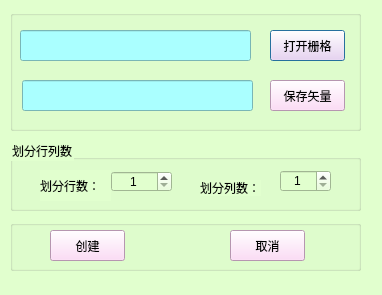
<?xml version="1.0" encoding="UTF-8"?>
<ui version="4.0">
 <class>CreatShip</class>
 <widget class="QDialog" name="CreatShip">
  <property name="geometry">
   <rect>
    <x>0</x>
    <y>0</y>
    <width>382</width>
    <height>295</height>
   </rect>
  </property>
  <property name="windowTitle">
   <string>创建矢量文件</string>
  </property>
  <property name="toolTip">
   <string/>
  </property>
  <property name="styleSheet">
   <string notr="true">background-color: rgb(225, 255, 206);</string>
  </property>
  <widget class="QLineEdit" name="RasterName">
   <property name="geometry">
    <rect>
     <x>20</x>
     <y>30</y>
     <width>231</width>
     <height>31</height>
    </rect>
   </property>
   <property name="styleSheet">
    <string notr="true">background-color: rgb(170, 255, 255);
font: 11pt &quot;宋体&quot;;</string>
   </property>
  </widget>
  <widget class="QLineEdit" name="ShapName">
   <property name="geometry">
    <rect>
     <x>22</x>
     <y>80</y>
     <width>231</width>
     <height>31</height>
    </rect>
   </property>
   <property name="styleSheet">
    <string notr="true">background-color: rgb(170, 255, 255);
font: 11pt &quot;宋体&quot;;</string>
   </property>
  </widget>
  <widget class="QPushButton" name="OpenRasterBtn">
   <property name="geometry">
    <rect>
     <x>270</x>
     <y>30</y>
     <width>75</width>
     <height>31</height>
    </rect>
   </property>
   <property name="styleSheet">
    <string notr="true">background-color: rgb(255, 210, 246);
font: 11pt &quot;宋体&quot;;</string>
   </property>
   <property name="text">
    <string>打开栅格</string>
   </property>
  </widget>
  <widget class="QPushButton" name="SaveShapeBtn">
   <property name="geometry">
    <rect>
     <x>270</x>
     <y>80</y>
     <width>75</width>
     <height>31</height>
    </rect>
   </property>
   <property name="styleSheet">
    <string notr="true">background-color: rgb(255, 210, 246);
font: 11pt &quot;宋体&quot;;</string>
   </property>
   <property name="text">
    <string>保存矢量</string>
   </property>
  </widget>
  <widget class="QLabel" name="labelRows">
   <property name="geometry">
    <rect>
     <x>40</x>
     <y>170</y>
     <width>71</width>
     <height>31</height>
    </rect>
   </property>
   <property name="styleSheet">
    <string notr="true">font: 11pt &quot;宋体&quot;;</string>
   </property>
   <property name="text">
    <string>划分行数：</string>
   </property>
  </widget>
  <widget class="QLabel" name="labelCols">
   <property name="geometry">
    <rect>
     <x>200</x>
     <y>180</y>
     <width>61</width>
     <height>16</height>
    </rect>
   </property>
   <property name="styleSheet">
    <string notr="true">font: 11pt &quot;宋体&quot;;</string>
   </property>
   <property name="text">
    <string>划分列数：</string>
   </property>
  </widget>
  <widget class="QPushButton" name="CreateBtn">
   <property name="geometry">
    <rect>
     <x>50</x>
     <y>230</y>
     <width>75</width>
     <height>31</height>
    </rect>
   </property>
   <property name="styleSheet">
    <string notr="true">background-color: rgb(255, 210, 246);
font: 11pt &quot;宋体&quot;;</string>
   </property>
   <property name="text">
    <string>创建</string>
   </property>
  </widget>
  <widget class="QPushButton" name="CancelBtn">
   <property name="geometry">
    <rect>
     <x>230</x>
     <y>230</y>
     <width>75</width>
     <height>31</height>
    </rect>
   </property>
   <property name="styleSheet">
    <string notr="true">background-color: rgb(255, 210, 246);
font: 11pt &quot;宋体&quot;;</string>
   </property>
   <property name="text">
    <string>取消</string>
   </property>
  </widget>
  <widget class="QGroupBox" name="groupBox">
   <property name="geometry">
    <rect>
     <x>10</x>
     <y>140</y>
     <width>351</width>
     <height>71</height>
    </rect>
   </property>
   <property name="title">
    <string>划分行列数</string>
   </property>
   <widget class="QSpinBox" name="SpinBoxRows">
    <property name="geometry">
     <rect>
      <x>101</x>
      <y>31</y>
      <width>61</width>
      <height>21</height>
     </rect>
    </property>
    <property name="frame">
     <bool>true</bool>
    </property>
    <property name="alignment">
     <set>Qt::AlignCenter</set>
    </property>
    <property name="keyboardTracking">
     <bool>true</bool>
    </property>
    <property name="suffix">
     <string/>
    </property>
    <property name="minimum">
     <number>1</number>
    </property>
    <property name="maximum">
     <number>100</number>
    </property>
    <property name="RowsFilter" stdset="0">
     <UInt>0</UInt>
    </property>
   </widget>
   <widget class="QSpinBox" name="SpinBoxCols">
    <property name="geometry">
     <rect>
      <x>270</x>
      <y>30</y>
      <width>51</width>
      <height>22</height>
     </rect>
    </property>
    <property name="alignment">
     <set>Qt::AlignCenter</set>
    </property>
    <property name="minimum">
     <number>1</number>
    </property>
    <property name="maximum">
     <number>100</number>
    </property>
    <property name="value">
     <number>1</number>
    </property>
    <property name="FilterCols" stdset="0">
     <UInt>0</UInt>
    </property>
   </widget>
  </widget>
  <widget class="QGroupBox" name="groupBox_2">
   <property name="geometry">
    <rect>
     <x>10</x>
     <y>10</y>
     <width>351</width>
     <height>121</height>
    </rect>
   </property>
   <property name="title">
    <string/>
   </property>
  </widget>
  <widget class="QGroupBox" name="groupBox_3">
   <property name="geometry">
    <rect>
     <x>10</x>
     <y>220</y>
     <width>351</width>
     <height>51</height>
    </rect>
   </property>
   <property name="title">
    <string/>
   </property>
  </widget>
  <zorder>groupBox_2</zorder>
  <zorder>groupBox_3</zorder>
  <zorder>groupBox</zorder>
  <zorder>SaveShapeBtn</zorder>
  <zorder>ShapName</zorder>
  <zorder>RasterName</zorder>
  <zorder>OpenRasterBtn</zorder>
  <zorder>labelRows</zorder>
  <zorder>labelCols</zorder>
  <zorder>CreateBtn</zorder>
  <zorder>CancelBtn</zorder>
 </widget>
 <resources/>
 <connections/>
</ui>
